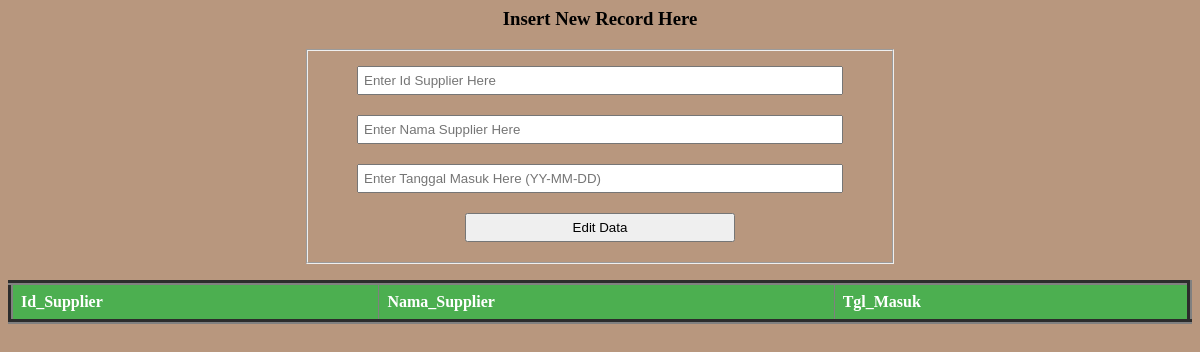
The app's page /supplier.php, older data.
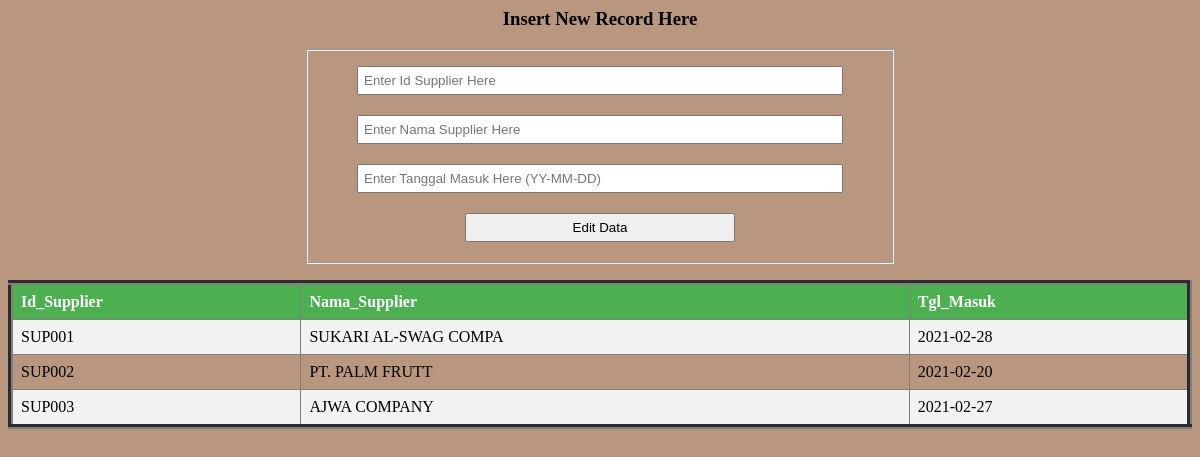
The same page, newer data.
### tables this page shows
create table supplier (
    Id_Supplier varchar (15) not null primary key,
    Nama_Supplier varchar (20) not null,
    Tgl_Masuk date not null
);

### supplier.php (the view, shortened to what this page needs)
<body bgcolor= #b8977e>
<div style="width: 50%; margin: 0 auto; border: 2px double #FF000";
    background-color: white; box-shadow: 1px 1px 10px 1px;">
    <h3 align="center">Insert New Record Here </h3>
<form action="" method="Post">
    <fieldset>
    <div style="padding: 10px; text-align: center;">
          <input type="text" name="Id_Supplier" value="" placeholder="Enter Id Supplier Here"
          style="padding: 5px; width : 90%">
      </div>
      <div style="padding: 10px; text-align: center;">
          <input type="text" name="Nama_Supplier" value="" placeholder="Enter Nama Supplier Here"
          style="padding: 5px; width : 90%">
      </div>
      <div style="padding: 10px; text-align: center;">
          <input type="text" name="Tgl_Masuk" value="" placeholder="Enter Tanggal Masuk Here (YY-MM-DD)"
          style="padding: 5px; width : 90%">
      </div>
      <div style="padding: 10px; text-align: center;">
          <input type="submit" name="ins" value="Edit Data"
          style="padding: 5px; width : 50%">
      </div>
      </fieldset>
</form>
</div>
<?php
$con = mysqli_connect("localhost","root","admin","kurma");
$s=mysqli_query($con,"select * from supplier");
?>
<table border = 5>
    <tr>
        <th>Id_Supplier</th>
        <th>Nama_Supplier</th>
        <th>Tgl_Masuk</th>
    </tr>
<?php
while($r = mysqli_fetch_array($s))
{
?>
    <tr>
        <td><?php echo $r['Id_Supplier']; ?></td>
        <td><?php echo $r['Nama_Supplier']; ?></td>
        <td><?php echo $r['Tgl_Masuk']; ?></td>
    </tr>
<?php
}
?>
</table>

Row changes from the older to the newer data that the page shows:
added supplier: Id_Supplier "SUP001", Nama_Supplier "SUKARI AL-SWAG COMPA", Tgl_Masuk "2021-02-28"
added supplier: Id_Supplier "SUP002", Nama_Supplier "PT. PALM FRUTT", Tgl_Masuk "2021-02-20"
added supplier: Id_Supplier "SUP003", Nama_Supplier "AJWA COMPANY", Tgl_Masuk "2021-02-27"
